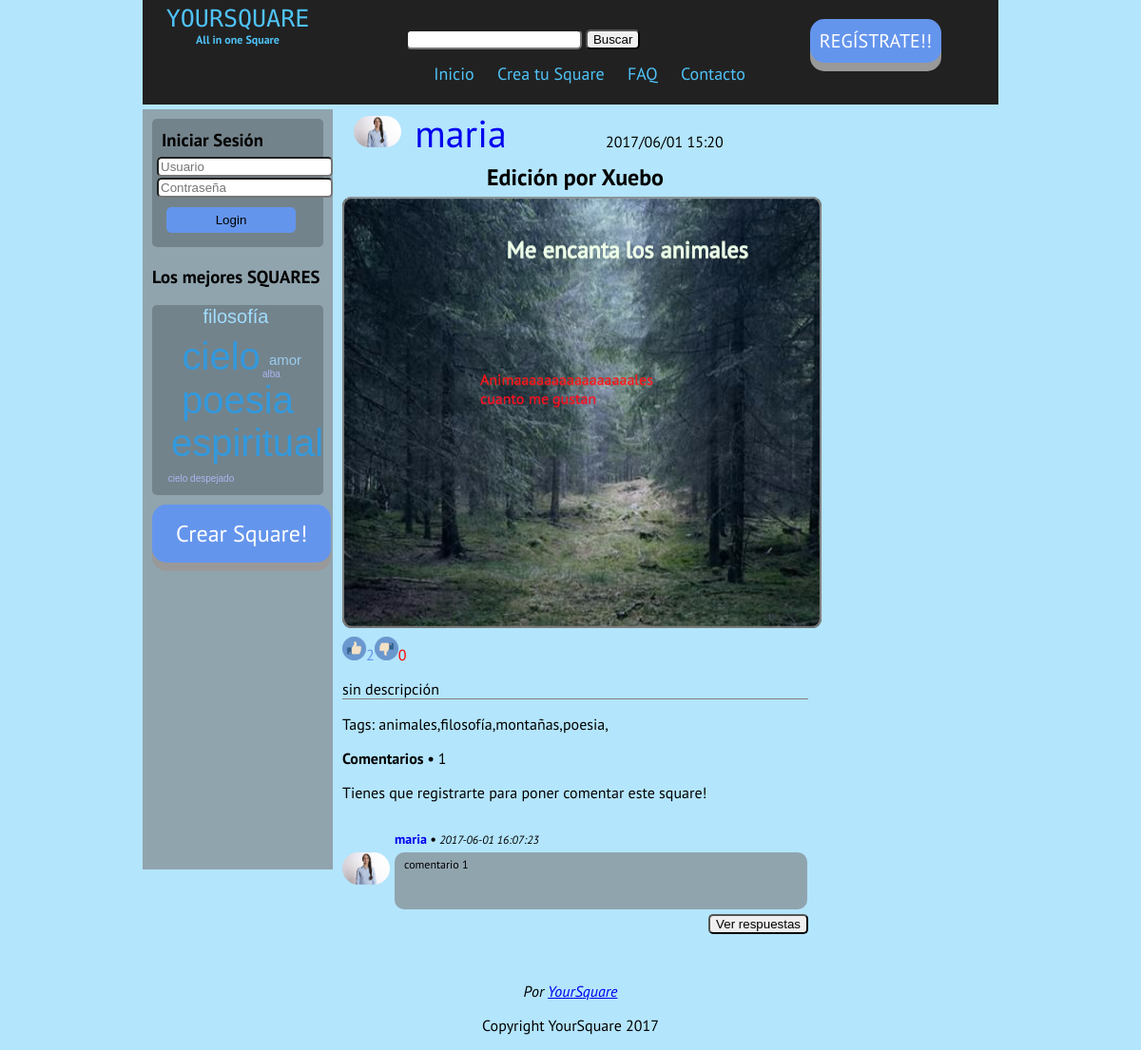
The page /PRACTICA4/views/square_detail.php?id=18 on the database its author committed.
### tables this page shows
CREATE TABLE IF NOT EXISTS `usuarios` (
  `usr_id` int(11) NOT NULL AUTO_INCREMENT,
  `usr_usuario` varchar(50) DEFAULT NULL,
  `usr_password` varchar(255) DEFAULT NULL,
  `usr_es_admin` int(11) DEFAULT NULL,
  `usr_email` varchar(20) NOT NULL,
  `usr_pais` varchar(20) NOT NULL,
  `usr_registration_date` datetime NOT NULL DEFAULT CURRENT_TIMESTAMP,
  `usr_avatar` varchar(30) NOT NULL,
  PRIMARY KEY (`usr_id`)
);

CREATE TABLE IF NOT EXISTS `square` (
  `sq_squareid` int(11) NOT NULL AUTO_INCREMENT,
  `sq_createdate` datetime DEFAULT NULL,
  `sq_updatedate` datetime DEFAULT NULL,
  `sq_usersession` varchar(50) DEFAULT NULL,
  `sq_userid` int(11) DEFAULT NULL,
  `sq_csscontent` longtext,
  `sq_htmlcontent` longtext,
  `sq_description` varchar(255) DEFAULT NULL,
  `sq_title` varchar(150) DEFAULT NULL,
  `sq_likes` int(11) DEFAULT NULL,
  `sq_dislikes` int(11) DEFAULT NULL,
  `sq_image` varchar(20) DEFAULT NULL,
  PRIMARY KEY (`sq_squareid`)
);

CREATE TABLE IF NOT EXISTS `comments` (
  `comm_id` int(11) NOT NULL AUTO_INCREMENT,
  `comm_idSquare` int(11) NOT NULL,
  `comm_idCreator` int(11) NOT NULL,
  `comm_idUserSquare` int(11) NOT NULL,
  `comm_content` varchar(100) NOT NULL,
  `comm_date` datetime NOT NULL DEFAULT CURRENT_TIMESTAMP,
  PRIMARY KEY (`comm_id`)
);

### PRACTICA4/mode/MySQLFunctions.php (called while the page is built, shortened)
<?php
class   MySQLFunctions{
  private $conn;
  private $response;
  private $array_ini;
  function __construct(){
    $this->array_ini = parse_ini_file("config.ini");
  }
  public function getResponse(){
    return $this->response;
  }
  public function select($query,$where,$extras=null){
    if($query){
      $query = strtolower($query);
      $q = $query;
      if($where){
        $q .= " where ".$where;
      }
      if($extras){
        $q .= " ".$extras;
      }
      $this->response["status"] = false;
      $this->response["data"] = [];
      $this->conn->query("SET SESSION sql_mode = ''");
      $qResp = $this->conn->query($q) or die("erro sql".$this->conn->error);
      while($result = $qResp->fetch_assoc()){
        array_push($this->response["data"],$result);
      }
      $this->response["status"] = true;
    }
  }
  private function openBD(){
    $this->conn = new mysqli($this->array_ini["SERVER"], $this->array_ini["USERNAME"], $this->array_ini["PASSWORD"], $this->array_ini["BBDD"]);
    $this->conn->set_charset("utf8");
  }
}
?>

### PRACTICA4/controller/Squares.php (called while the page is built, shortened)
<?php
include_once("../mode/SquaresDao.php");
class Squares{
    private $dao;
    function __construct(){
      $this->dao = new SquaresDao();
    }
    public function getSquareDetail($id){
      return $this->dao->getSquareDetail($id);
    }
}
?>

### PRACTICA4/mode/SquaresDao.php (called while the page is built, shortened)
<?php
include_once("MySQLFunctions.php");
class SquaresDao{
  private $dao;
  function __construct(){
    $this->dao = new MySQLFunctions();
  }
  public function getSquareDetail($id){
    $this->dao->select("select * from square",false,"where sq_squareid=$id");
    $resp = $this->dao->getResponse();
    if($resp["status"] && count($resp["data"]) > 0){
      return $resp["data"][0];
    }
    return null;
  }
}
?>

### PRACTICA4/controller/Usuarios.php (called while the page is built, shortened)
<?php
include_once("../mode/UsuariosDao.php");
class Usuarios{
    private $dao;
    function __construct(){
      $this->dao = new UsuariosDao();
    }
    public function getUser($id_usr){
        return $this->dao->getUser($id_usr);
    }
}
?>

### PRACTICA4/mode/UsuariosDao.php (called while the page is built, shortened)
<?php
include_once("MySQLFunctions.php");
class UsuariosDao{
  private $dao;
  function __construct(){
    $this->dao = new MySQLFunctions();
  }
  public function getUser($id_user){
      $this->dao->select("select *from usuarios","usr_id=$id_user");
      $resp = $this->dao->getResponse();
      if($resp["status"] && count($resp["data"]) > 0){
        return $resp["data"][0];
      }
      return null;
  }
}
?>

### PRACTICA4/controller/Tags.php (called while the page is built, shortened)
<?php
include("../mode/TagsDao.php");
class Tags{
    private $dao;
    function __construct(){
      $this->dao = new TagsDao();
    }
    public function getTagsSquare($squareId){
       return $this->dao->getTagsBySquareId($squareId);
    }
}
?>

### PRACTICA4/mode/TagsDao.php (called while the page is built, shortened)
<?php
include_once("MySQLFunctions.php");
class TagsDao{
  private $dao;
  function __construct(){
    $this->dao = new MySQLFunctions();
  }
  public function getTagsBySquareId($squareId){
    $this->dao->select("select * from vTagsSquare","sq_squareid=$squareId","group by tag_name");
    $resp = $this->dao->getResponse();
    if($resp["status"] && count($resp["data"]) > 0){
      return $resp["data"];
    }
    return null;
  }
  public function getTagsCloud($limit){
    $this->dao->select("select * from vTagsCloud",false,"limit 0,$limit");
    $resp = $this->dao->getResponse();
    if($resp["status"] && count($resp["data"]) > 0){
      return $resp["data"];
    }
    return null;
  }
}
?>

### PRACTICA4/controller/Comments.php (called while the page is built, shortened)
<?php
include('../mode/CommentsDao.php');
class Comments{
	private $dao;
  	function __construct(){
  		$this->dao = new CommentsDao();
  	}
  	public function getCommentsBySquare($idSquare){
  		return  $this->dao->getCommentsBySquare($idSquare);
  	}
}
?>

### PRACTICA4/mode/CommentsDao.php (called while the page is built, shortened)
<?php
include_once("MySQLFunctions.php");
class CommentsDao{
	private $dao;
	function __construct(){
	$this->dao = new MySQLFunctions();
	}
  	public function getCommentsBySquare($idSquare){
  		$this->dao->select("select * from comments","comm_idSquare = $idSquare");
      $result =   $this->dao->getResponse();
      if($result["status"] && count($result["data"]) > 0){
        return $result["data"];
      }else{
        return false;
      }
  		return $this->dao->getResponse();
  	}
    public function getCommentsByComment($comm_id){
      $this->dao->select("select * from comments_thread","commth_commId = $comm_id");
      $result = $this->dao->getResponse();
        if($result["status"] && count($result["data"]) > 0){
          return $result["data"];
        }else{
          return false;
        }
    }
}
?>

### PRACTICA4/views/Comments.php (the view, shortened to what this page needs)
<?php
include('../controller/Comments.php');
$commentsDao = new Comments();
	$listComents = $commentsDao->getCommentsBySquare($squareDetail['sq_squareid']);
	?>
	<link href="css/style-comments.css" rel="stylesheet" type="text/css" />
	<p><strong>Comentarios • </strong><span><?php echo (empty($listComents)) ? "0" : count($listComents);?></span></p>
	<?php
	if (isset($_SESSION["login"]) && $_SESSION["login"] === true){
		$user = $userDao->getUser($_SESSION['id']);
	?>
		<div id="nuevo_comentario">
			<img src="<?php echo $user['usr_avatar']?>"/>
			<form method="post" action="../controller/AddComment.php?sq_squareid=<?php echo $squareDetail['sq_squareid']?>&usr_id=<?php echo $user['usr_id']?>&sq_userid=<?php echo $squareDetail['sq_userid']?>" enctype="multipart/form-data">
			 	<textarea name="Consulta" placeholder="Escriba aquí tu comentario" ></textarea>
			    <div id="button_comment">
			    	<input type="hidden" name="sitio" value="sitio">
			    	<input type="submit" value="Comentar" name="submit" class="custom-file-upload">
				</div>
			</form>
			<div>
				<img src="../img/barra_gris.jpg" />
			</div>
		</div>
	<?php
	}
	else
		echo "<p>Tienes que registrarte para poner comentar este square!</p>";
	?>
	<div id="lista_comentarios">
		<?php
		if (count($listComents)> 0 && $listComents != false){
			foreach ($listComents as $comment ) {
				$posicion = array_search( $comment, $listComents );
				$userofComment = $userDao->getUser($comment['comm_idCreator']);
		?>
				<div id="comentario_<?php echo $posicion?>">
					<a href="<?php echo 'user.php?usr_id='.$userofComment['usr_id']?>"><img src="<?php echo $userofComment['usr_avatar']?>"/></a>
					<p><?php echo "<a href='user.php?usr_id=". $userofComment['usr_id'] ."'>" .$userofComment['usr_usuario'] ."</a>" ?> • <span><?php echo $comment['comm_date']?></span>
					</p>
					<div id="contentenido_comentario">
						<p><?php echo $comment['comm_content']?></p>
					</div>
				</div>
				<div>
			    	<input  id="<?php echo $posicion?>" type="submit" value="Ver respuestas" class="mostrar_comentarios">
				</div>
		<?php
			}
		}
		?>
	</div>

### PRACTICA4/views/square_detail_content.php (shortened to what this page needs)
<?php
include_once("../controller/Squares.php");
include_once("../controller/Usuarios.php");
include_once("../controller/Tags.php");
$squares = new Squares();
$userDao = new Usuarios();
$tagsDao = new Tags();
$squareDetail = $squares->getSquareDetail($_GET["id"]);
$userNameSq = $userDao->getUser($squareDetail["sq_userid"]);
$sqImg = ($squareDetail["sq_image"]) ? "../img/squaresthumb/".$squareDetail["sq_image"] : "../img/squaresthumb/no-imageG.png";
$titulo = $squareDetail["sq_title"];
$desc = $squareDetail["sq_description"];
$tags = $tagsDao->getTagsSquare($squareDetail["sq_squareid"]);
$tagsText = "";
if($tags){
  foreach ($tags as $key) {
    $tagsText  .= $key["tag_name"].",";
  }
}
?>
<main id="main">
  <section class="intro">
    <div class='imgcontainer_detail'>
      <a href='user.php?usr_id=<?php echo $squareDetail["sq_userid"]; ?>' class="link_user_square">
        <img src='<?php echo $userNameSq["usr_avatar"]; ?>' alt='Avatar' class='avatar_detail'>
        <span id='nombrePerfil_detail'><?php echo $userNameSq["usr_usuario"]; ?></span>
      </a>
      <span id='fechaPerfil'><?php echo date("Y/m/d H:i", strtotime($squareDetail["sq_createdate"])); ?></span>
    </div>
    <h2 class="title-square-details"><?php echo $titulo;?></h2>
    <div id='wrapper-square'>
      <img src="<?php echo $sqImg; ?>"/>
    </div>
  </section>
  <div id="footer-square">
    <div class="like-dislike-container">
        <?php
            $likes = $squareDetail['sq_likes'];
            $dislikes = $squareDetail['sq_dislikes'];
            if($dislikes === null){
              $dislikes = 0;
            }
            echo "<img src='../img/like-flat.png' alt='Like' title='Mensaje' onclick = 'like(".$squareDetail["sq_squareid"].");'/>";
            echo "<span class='like'>".$likes."</span>";
            echo "<img src='../img/dislike-flat.png' alt='Like' title='Mensaje' onclick = 'dislike(".$squareDetail["sq_squareid"].");'/>";
            echo "<span class='dislike'>".$dislikes."</span>";
        ?>
    </div>
    <div>
      <p class="des-square-detail"><?php echo $desc; ?></p>
    </div>
    <div>
      <p class="tags-square-detail">Tags: <?php echo $tagsText; ?></p>
    </div>
    <?php include('Comments.php') ?>
  </div>
</main>

### PRACTICA4/views/css/style.css (style rules this page uses)
input { border-radius: 5px; }
#main { width:490px; float:left; margin: 0 5px; min-height: 800px; }

### PRACTICA4/views/css/style-user.css (style rules this page uses)
.like-dislike-container { display: inline; }
.like { color:#6495ED; }
.dislike { color:#FF0000; }
.link_user_square { text-decoration: none; }
.title-square-details { margin: 5px; text-align: center; }
.des-square-detail { border-bottom: 1px solid grey; width: 100%; }

### PRACTICA4/views/css/style_XBZ.css (style rules this page uses)
.imgcontainer_detail { display: inline; margin-bottom: 15px; }
img.avatar_detail { width: 50px; border-radius: 50px; margin-top: 12px; margin-left: 12px; }
span#nombrePerfil_detail { display: inline; margin-left: 10px; margin-right: 100px; font-size: 40px; margin-bottom: 20px; }
span#fechaPerfil { display: inline; text-align: right; }
#footer-square { margin-top:5px; }
.like-dislike-container { display: inline; }
.like { color:#6495ED; }
.dislike { color:#FF0000; }

### PRACTICA4/views/css/style-comments.css (style rules this page uses)
#lista_comentarios { margin-top: 10px; }
#lista_comentarios div[id^='comentario'] { padding-bottom: 60px; }
#lista_comentarios > div[id^='comentario'] > a > img { width: 50px; float: left; border-radius: 50px; margin-right: 5px; margin-top: 37px; }
#lista_comentarios > div[id^='comentario'] > p { margin-bottom: 1px; font-size: 14px; font-weight: bold; float: left; margin-bottom: 5px; }
#lista_comentarios > div[id^='comentario'] > p > a { text-decoration: none; }
#lista_comentarios > div[id^='comentario'] > p > span { font-weight: normal; font-style: italic; font-size: 12px; }
#lista_comentarios > div[id^='comentario'] > #contentenido_comentario { float: left; margin-top: 0px; padding-top: 0px; width: 88.5%; height: 60px; background: #90a4ae; border-radius: 10px; margin-bottom: 5px; }
#lista_comentarios > div[id^='comentario'] > #contentenido_comentario > p { font-size: 12px; padding-left: 10px; margin-top: 5px; word-wrap: break-word; }
#nueva_respuesta #button_comment, .mostrar_comentarios { float: right; }

### rows shown on the page
usuarios: usr_avatar (picture), usr_usuario "maria"
square: sq_createdate "2017/06/01 15:20", sq_title "Edición por Xuebo", sq_image (picture), sq_likes "2", sq_description "sin descripción"
comments: usuarios.usr_avatar (picture), usuarios.usr_usuario "maria", comm_date "2017-06-01 16:07:23", comm_content "comentario 1"

### other values the page prints
$dislikes "0"
$tagsText "animales,filosofía,montañas,poesia,"
count($listComents) "1"
